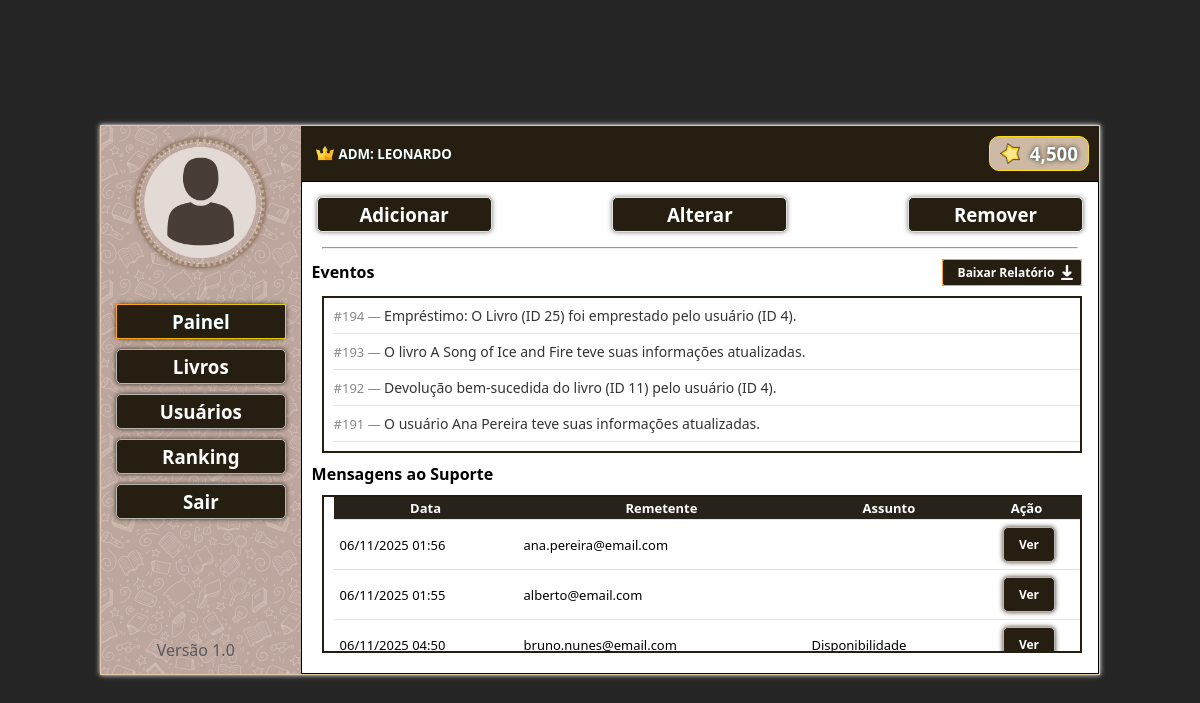
The app's page /scriptorium_5/paineladm.php (signed in) with its own data.
### tables this page shows
CREATE TABLE `usuarios` (
  `id_usuario` int(5) unsigned NOT NULL AUTO_INCREMENT,
  `nivel_usuario` int(2) DEFAULT 1,
  `nome_usuario` varchar(80) NOT NULL,
  `senha_usuario` varchar(15) NOT NULL,
  `nascimento_usuario` date NOT NULL,
  `email_usuario` varchar(100) NOT NULL,
  `pontos_usuario` int(5) DEFAULT 500,
  PRIMARY KEY (`id_usuario`),
  UNIQUE KEY `uk_email` (`email_usuario`)
);

CREATE TABLE `eventos` (
  `id_evento` int(11) NOT NULL AUTO_INCREMENT,
  `relatorio` varchar(500) DEFAULT NULL,
  PRIMARY KEY (`id_evento`)
);

CREATE TABLE `suporte` (
  `id_msg` int(11) NOT NULL AUTO_INCREMENT,
  `id_usuario` int(11) NOT NULL,
  `email` varchar(100) NOT NULL,
  `assunto` varchar(255) NOT NULL,
  `conteudo` text NOT NULL,
  `data_envio` timestamp NOT NULL DEFAULT current_timestamp(),
  PRIMARY KEY (`id_msg`)
);

### scriptorium_5/paineladm.php (the view, shortened to what this page needs)
<?php
include 'conexao.php';
$id_usuario = $_SESSION['id_usuario'];
$sql = "SELECT nome_usuario, pontos_usuario FROM usuarios WHERE id_usuario = ?";
$stmt = $conn->prepare($sql);
$stmt->bind_param("i", $id_usuario);
$stmt->execute();
$result = $stmt->get_result();
$adm = $result->fetch_assoc();
$sql_eventos = "SELECT id_evento, relatorio FROM eventos ORDER BY id_evento DESC";
$stmt_eventos = $conn->prepare($sql_eventos);
$stmt_eventos->execute();
$resultados_eventos = $stmt_eventos->get_result();
$sql_mensagens = "SELECT id_msg, id_usuario, email, assunto, conteudo, data_envio FROM suporte ORDER BY id_msg DESC";
$stmt_mensagens = $conn->prepare($sql_mensagens);
$stmt_mensagens->execute();
$resultados_mensagens = $stmt_mensagens->get_result();
?>
<!DOCTYPE html>
<html lang="PT-BR">
<head>
</head>
<body>
<main>
    <div class="colunaesquerda">
        <div class="boxperfil"><img src="imagens/imguser.png" alt="" width="80%"></div>
        <div class="caixabotoes">
            <div class="colunaesquerdap"><p>.</p></div>
            <a href=""><div class="botaoselect"><h3>Painel</h3></div></a>
            <a href="buscalivroadm.php"><div class="botao"><h3>Livros</h3></div></a>
            <a href="usuariosadm.php"><div class="botao"><h3>Usuários</h3></div></a>
            <a href="rankingadm.php"><div class="botao"><h3>Ranking</h3></div></a>
            <a href="logout.php"><div class="botao"><h3>Sair</h3></div></a>
        </div>
        <div class="colunaesquerdap"><p>.</p></div>
        <div class="colunaesquerdap"><p>.</p></div>
        <div class="colunaesquerdap"><p>.</p></div>
        <div class="colunaesquerdap"><p>.</p></div>
        <div><p>Versão 1.0</p></div>
    </div>
    <div class="colunadireita">
        <div class="linhasuperior">
            <div class="boxnomeuser">
                <img src="imagens/crown.png" alt="">
                <h5>ADM: <?php echo strtoupper(htmlspecialchars($_SESSION['nome_usuario'])); ?></h5>
            </div>
            <div class="boxpontos">
                <img src="imagens/star.png" alt="" width="20">
                <h3><?php echo number_format($adm['pontos_usuario'], 0); ?></h3>
            </div>
        </div>
        <div class="telabusca">
            <div class="botoesgestao">
                <a href="adicionar.php"><div class="botaosup"><h3>Adicionar</h3></div></a>
                <a href="alterar.php"><div class="botaosup"><h3>Alterar</h3></div></a>
                <a href="remover.php"><div class="botaosup"><h3>Remover</h3></div></a>
            </div>
            <hr>
            <div class="div_relatorio">
                <h4>Eventos</h4>
                <button>
                    <a href="gerar_relatorio.php" target="_blank" class="btn btn-primary">Baixar Relatório</a>
                    <img src="imagens\download_icon.png" alt="">
                </button>
            </div>
            <div class="eventosusuarios">
                <?php if ($resultados_eventos->num_rows > 0): ?>
                    <ul style="list-style: none; padding: 0; margin: 0; width: 100%;">
                        <?php foreach ($resultados_eventos as $resevent): ?>
                            <li style="border-bottom: 1px solid #e3e3e3; padding: 8px 0; font-size: 14px; color: #333;">
                                <span style="color: #888; font-size: 13px;">#<?php echo htmlspecialchars($resevent['id_evento']); ?> — </span>
                                <?php echo htmlspecialchars($resevent['relatorio']); ?>
                            </li>
                        <?php endforeach; ?>
                    </ul>
                <?php else: ?>
                    <p style="padding: 10px; text-align: center; color: #777;">Nenhum evento registrado.</p>
                <?php endif; ?>
            </div>
            <div class="div_relatorio">
                <h4>Mensagens ao Suporte</h4>
            </div>
            <div class="resultado">
                <table>
                    <thead>
                        <tr>
                            <th>Data</th>
                            <th>Remetente</th>
                            <th>Assunto</th>
                            <th>Ação</th>
                        </tr>
                    </thead>
                    <tbody>
                        <?php foreach ($resultados_mensagens as $resmsg): ?>
                            <tr>
                                <td><?php echo date('d/m/Y H:i', strtotime($resmsg['data_envio'])); ?></td>
                                <td><?php echo htmlspecialchars($resmsg['email']); ?></td>
                                <td><?php echo htmlspecialchars($resmsg['assunto']); ?></td>
                                <td style="text-align:center;">
                                    <a href="suporte_detalhe.php?id=<?php echo (int)$resmsg['id_msg']; ?>">
                                        <div class="botao"><h3>Ver</h3></div>
                                    </a>
                                </td>
                            </tr>
                        <?php endforeach; ?>
                    </tbody>
                </table>
            </div>
        </div>
    </div>
</main>
</body>
</html>

### records on screen
usuarios: pontos_usuario "4,500"
eventos: id_evento "194", relatorio "Empréstimo: O Livro (ID 25) foi emprestado pelo usuário (ID 4)."
eventos: id_evento "193", relatorio "O livro A Song of Ice and Fire teve suas informações atualizadas."
eventos: id_evento "192", relatorio "Devolução bem-sucedida do livro (ID 11) pelo usuário (ID 4)."
eventos: id_evento "191", relatorio "O usuário Ana Pereira teve suas informações atualizadas."
suporte: data_envio "06/11/2025 01:56", email "ana.pereira@email.com"
suporte: data_envio "06/11/2025 01:55", email "alberto@email.com"
suporte: data_envio "06/11/2025 04:50", email "bruno.nunes@email.com", assunto "Disponibilidade"

### other values on screen
$_SESSION['nome_usuario'] "LEONARDO"
